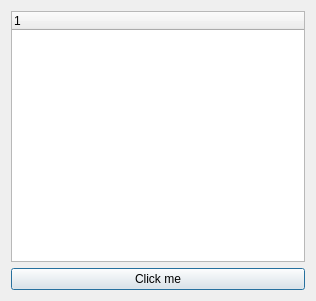
<?xml version="1.0" encoding="UTF-8"?>
<ui version="4.0">
 <class>Class21Class</class>
 <widget class="QDialog" name="Class21Class">
  <property name="geometry">
   <rect>
    <x>0</x>
    <y>0</y>
    <width>316</width>
    <height>301</height>
   </rect>
  </property>
  <property name="windowTitle">
   <string>Class21</string>
  </property>
  <layout class="QVBoxLayout" name="verticalLayout">
   <item>
    <widget class="QTreeWidget" name="treeWidget">
     <column>
      <property name="text">
       <string notr="true">1</string>
      </property>
     </column>
    </widget>
   </item>
   <item>
    <widget class="QPushButton" name="pushButton">
     <property name="text">
      <string>Click me</string>
     </property>
    </widget>
   </item>
  </layout>
 </widget>
 <layoutdefault spacing="6" margin="11"/>
 <resources>
  <include location="class21.qrc"/>
 </resources>
 <connections/>
</ui>
